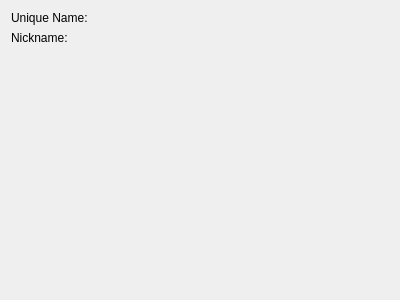
<?xml version="1.0" encoding="UTF-8"?>
<ui version="4.0">
 <class>IdentityInfo</class>
 <widget class="QWidget" name="IdentityInfo">
  <property name="geometry">
   <rect>
    <x>0</x>
    <y>0</y>
    <width>400</width>
    <height>300</height>
   </rect>
  </property>
  <property name="windowTitle">
   <string notr="true">IdentityInfo</string>
  </property>
  <layout class="QVBoxLayout" name="verticalLayout">
   <item>
    <widget class="QLabel" name="unique_name">
     <property name="text">
      <string comment="Before setting">Unique Name:</string>
     </property>
    </widget>
   </item>
   <item>
    <widget class="QLabel" name="nickname">
     <property name="text">
      <string comment="Before setting">Nickname:</string>
     </property>
    </widget>
   </item>
   <item>
    <widget class="EncodingList" name="encoding_list">
     <property name="sizePolicy">
      <sizepolicy hsizetype="Preferred" vsizetype="Maximum">
       <horstretch>0</horstretch>
       <verstretch>0</verstretch>
      </sizepolicy>
     </property>
    </widget>
   </item>
   <item>
    <widget class="QWidget" name="metadata_widget" native="true"/>
   </item>
   <item>
    <spacer name="verticalSpacer">
     <property name="orientation">
      <enum>Qt::Vertical</enum>
     </property>
     <property name="sizeHint" stdset="0">
      <size>
       <width>20</width>
       <height>40</height>
      </size>
     </property>
    </spacer>
   </item>
  </layout>
 </widget>
 <customwidgets>
  <customwidget>
   <class>EncodingList</class>
   <extends>QWidget</extends>
   <header>brainframe.client.ui.main_window.activities.identity_configuration.encoding_list.encoding_list</header>
  </customwidget>
 </customwidgets>
 <resources/>
 <connections>
  <connection>
   <sender>encoding_list</sender>
   <signal>delete_encoding_class_signal(QString)</signal>
   <receiver>IdentityInfo</receiver>
   <slot>delete_encoding_class_slot(QString)</slot>
   <hints>
    <hint type="sourcelabel">
     <x>110</x>
     <y>74</y>
    </hint>
    <hint type="destinationlabel">
     <x>3</x>
     <y>75</y>
    </hint>
   </hints>
  </connection>
 </connections>
 <slots>
  <slot>delete_encoding_class_slot(QString)</slot>
 </slots>
</ui>
